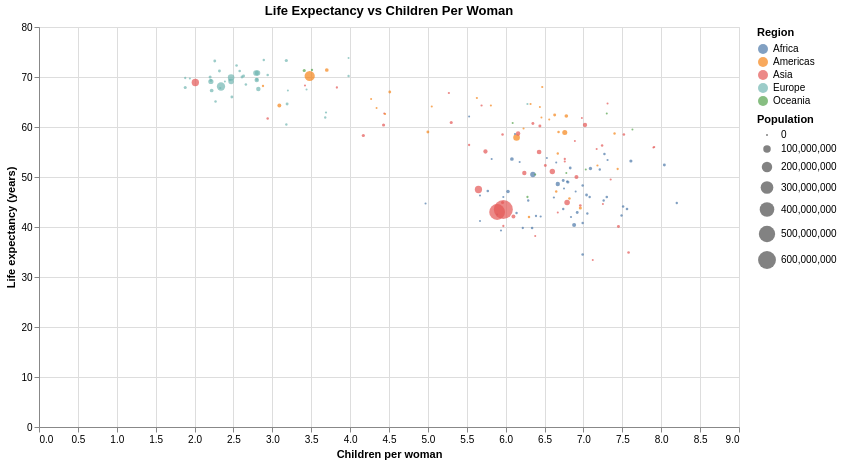

The code cell stored with this chart in its notebook:
### Markdown cell above
We can see now that `title_plot` has a new x-axis label reflecting our change. 

Do the same thing for the `y` axis, the `color` legend, and the `size` legend titles. If a chart label has units (e.g., life expectancy), they should be specified in the corresponding labels. Be sure to include the unit in your label for `life_expectancy`!

### Code cell
title_plot.encoding.y.title = 'Life expectancy (years)'
title_plot.encoding.color.title = 'Region'
title_plot.encoding.size.title = 'Population'
title_plot

### Figure 1 — Vega-Lite specification as saved in the notebook (floating-point values rounded to 4 significant figures; data arrays with more than 128 entries replaced by an {"elided": "..."} marker saying what was removed)
{"config": {"view": {"continuousWidth": 400, "continuousHeight": 300}}, "data": {"name": "data-902b4395b11aba95e101636058f50bd9"}, "mark": "circle", "encoding": {"color": {"type": "nominal", "field": "region", "title": "Region"}, "size": {"type": "quantitative", "field": "population", "title": "Population"}, "x": {"type": "quantitative", "field": "children_per_woman", "title": "Children per woman"}, "y": {"type": "quantitative", "field": "life_expectancy", "title": "Life expectancy (years)"}}, "height": 400, "title": "Life Expectancy vs Children Per Woman", "width": 700, "$schema": "https://vega.github.io/schema/vega-lite/v4.8.1.json", "datasets": {"data-902b4395b11aba95e101636058f50bd9": {"elided": "178 records"}}}
